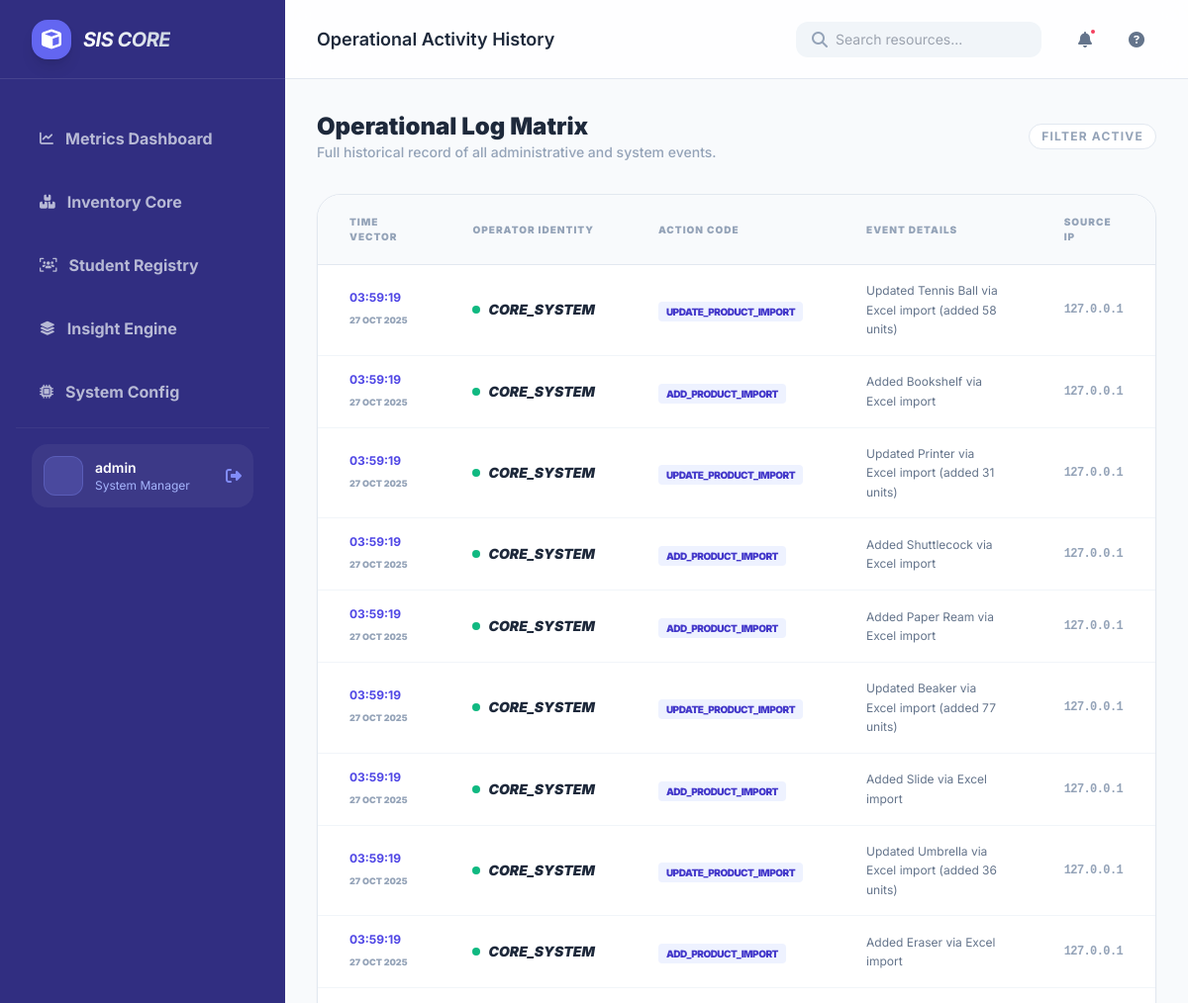
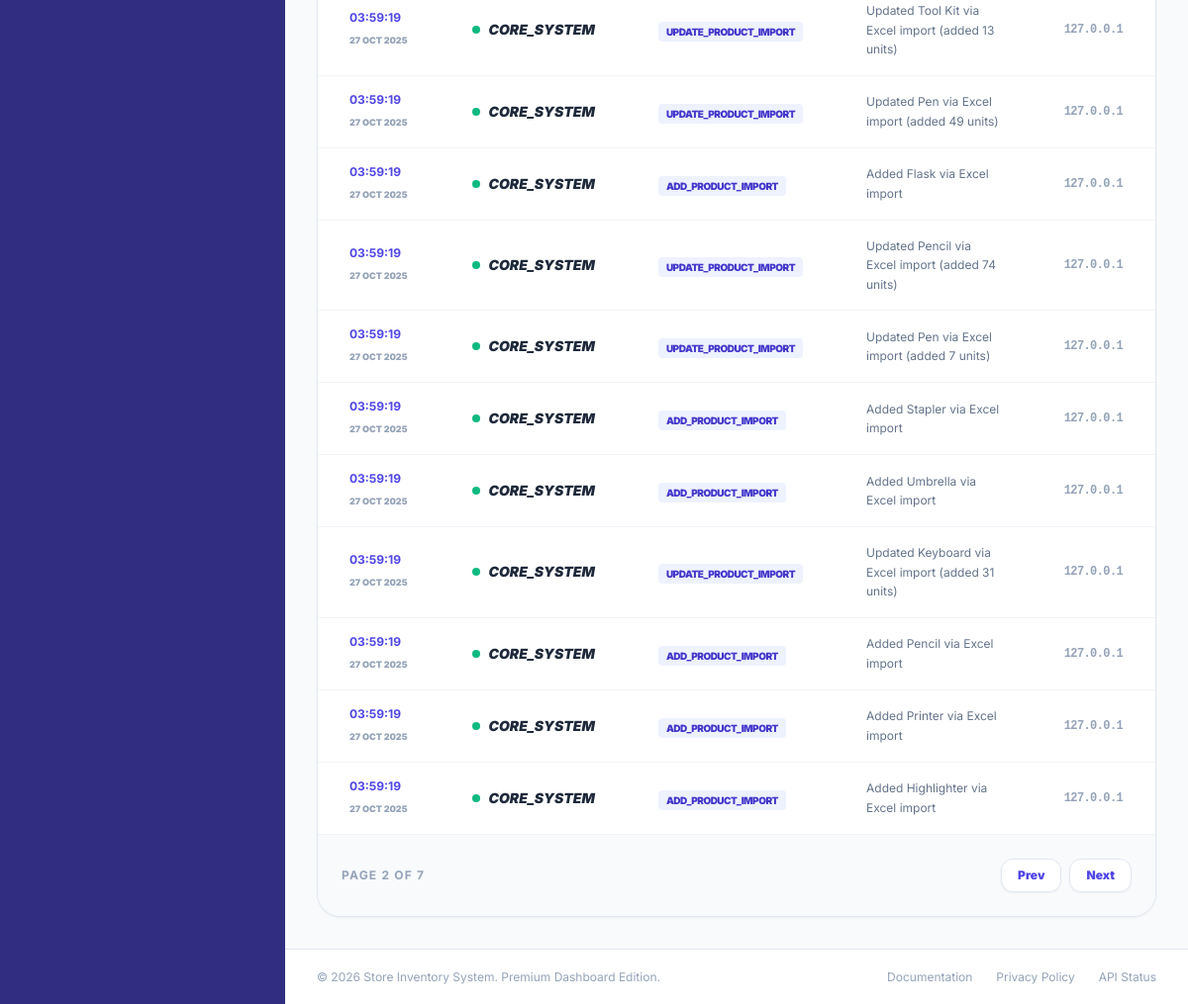
Page /activity_logs?page=2 (signed in) on the committed database (2 pictures, top to bottom).
### app.py (models this page shows)
class ActivityLog(db.Model):
    __tablename__ = 'activity_logs'
    id = db.Column(db.Integer, primary_key=True)
    user_id = db.Column(db.Integer, db.ForeignKey('users.id'), nullable=True)
    action = db.Column(db.String(100), nullable=False)
    details = db.Column(db.Text, nullable=True)
    timestamp = db.Column(db.DateTime, default=datetime.utcnow)
    ip_address = db.Column(db.String(45), nullable=True)

### app.py (the view)
@app.route('/activity_logs')
@login_required
@admin_required
def activity_logs():
    page = request.args.get('page', 1, type=int)
    logs = ActivityLog.query.order_by(ActivityLog.timestamp.desc()).paginate(page=page, per_page=20)
    return render_template('activity_logs.html', logs=logs)

### app.py (called while the page is built)
def login_required(f):
    @wraps(f)
    def decorated_function(*args, **kwargs):
        if 'user_id' not in session:
            flash('Please log in to access this page.', 'warning')
            return redirect(url_for('login', next=request.url))
        return f(*args, **kwargs)
    return decorated_function

def admin_required(f):
    @wraps(f)
    def decorated_function(*args, **kwargs):
        if 'is_admin' not in session or not session['is_admin']:
            flash('You do not have permission to access this page.', 'danger')
            return redirect('/')
        return f(*args, **kwargs)
    return decorated_function

### templates/activity_logs.html (shortened to what this page needs)
{% extends "base.html" %}
{% block header_title %}Operational Activity History{% endblock %}
{% block content %}
<div class="space-y-8">
    <div class="flex items-center justify-between">
        <div>
            <h3 class="text-2xl font-black text-slate-800">Operational Log Matrix</h3>
            <p class="text-sm text-slate-400 font-medium">Full historical record of all administrative and system events.</p>
        </div>
        <div class="flex items-center gap-3">
            <span class="text-xs font-bold text-slate-400 uppercase tracking-widest px-3 py-1 bg-white border border-slate-200 rounded-full">Filter Active</span>
        </div>
    </div>
    <div class="card-modern overflow-hidden">
        <div class="overflow-x-auto">
            <table class="w-full text-left border-collapse">
                <thead class="bg-slate-50 border-b border-slate-200">
                    <tr>
                        <th class="px-8 py-5 text-[10px] font-black text-slate-400 uppercase tracking-widest">Time Vector</th>
                        <th class="px-8 py-5 text-[10px] font-black text-slate-400 uppercase tracking-widest">Operator Identity</th>
                        <th class="px-8 py-5 text-[10px] font-black text-slate-400 uppercase tracking-widest">Action Code</th>
                        <th class="px-8 py-5 text-[10px] font-black text-slate-400 uppercase tracking-widest">Event Details</th>
                        <th class="px-8 py-5 text-[10px] font-black text-slate-400 uppercase tracking-widest">Source IP</th>
                    </tr>
                </thead>
                <tbody class="divide-y divide-slate-100">
                    {% for log in logs.items %}
                    <tr class="hover:bg-slate-50 transition-colors">
                        <td class="px-8 py-4">
                            <span class="text-xs font-bold text-indigo-600 block">{{ log.timestamp.strftime('%H:%M:%S') }}</span>
                            <span class="text-[9px] font-black text-slate-400 uppercase">{{ log.timestamp.strftime('%d %b %Y') }}</span>
                        </td>
                        <td class="px-8 py-4">
                            <div class="flex items-center gap-2">
                                <span class="w-2 h-2 rounded-full bg-emerald-500"></span>
                                <span class="text-sm font-black text-slate-800 italic">{{ log.user.username if log.user else 'CORE_SYSTEM' }}</span>
                            </div>
                        </td>
                        <td class="px-8 py-4">
                            <span class="px-2 py-1 bg-indigo-50 text-indigo-700 text-[10px] font-black rounded uppercase tracking-tighter">{{ log.action }}</span>
                        </td>
                        <td class="px-8 py-4">
                            <p class="text-xs text-slate-500 max-w-lg leading-relaxed">{{ log.details or '-' }}</p>
                        </td>
                        <td class="px-8 py-4 text-xs font-bold text-slate-400 font-mono tracking-tighter">
                            {{ log.ip_address or '0.0.0.0' }}
                        </td>
                    </tr>
                    {% endfor %}
                </tbody>
            </table>
        </div>
        <div class="p-6 bg-slate-50 border-t border-slate-100 flex items-center justify-between">
            <p class="text-xs font-bold text-slate-400 uppercase tracking-widest">Page {{ logs.page }} of {{ logs.pages }}</p>
            <div class="flex gap-2">
                {% if logs.has_prev %}
                <a href="{{ url_for('activity_logs', page=logs.prev_num) }}" class="px-4 py-2 bg-white border border-slate-200 rounded-xl text-xs font-black text-indigo-600 shadow-sm hover:bg-slate-50 transition-all">Prev</a>
                {% endif %}
                {% if logs.has_next %}
                <a href="{{ url_for('activity_logs', page=logs.next_num) }}" class="px-4 py-2 bg-white border border-slate-200 rounded-xl text-xs font-black text-indigo-600 shadow-sm hover:bg-slate-50 transition-all">Next</a>
                {% endif %}
            </div>
        </div>
    </div>
</div>
{% endblock %}

### rows in the picture
ActivityLog: timestamp "03:59:19", timestamp "27 OCT 2025", user "CORE_SYSTEM", action "UPDATE_PRODUCT_IMPORT", details "Updated Tennis Ball via Excel import (added 58 units)", ip_address "127.0.0.1"
ActivityLog: timestamp "03:59:19", timestamp "27 OCT 2025", user "CORE_SYSTEM", action "ADD_PRODUCT_IMPORT", details "Added Bookshelf via Excel import", ip_address "127.0.0.1"
ActivityLog: timestamp "03:59:19", timestamp "27 OCT 2025", user "CORE_SYSTEM", action "UPDATE_PRODUCT_IMPORT", details "Updated Printer via Excel import (added 31 units)", ip_address "127.0.0.1"
ActivityLog: timestamp "03:59:19", timestamp "27 OCT 2025", user "CORE_SYSTEM", action "ADD_PRODUCT_IMPORT", details "Added Shuttlecock via Excel import", ip_address "127.0.0.1"
ActivityLog: timestamp "03:59:19", timestamp "27 OCT 2025", user "CORE_SYSTEM", action "ADD_PRODUCT_IMPORT", details "Added Paper Ream via Excel import", ip_address "127.0.0.1"
ActivityLog: timestamp "03:59:19", timestamp "27 OCT 2025", user "CORE_SYSTEM", action "UPDATE_PRODUCT_IMPORT", details "Updated Beaker via Excel import (added 77 units)", ip_address "127.0.0.1"
ActivityLog: timestamp "03:59:19", timestamp "27 OCT 2025", user "CORE_SYSTEM", action "ADD_PRODUCT_IMPORT", details "Added Slide via Excel import", ip_address "127.0.0.1"
ActivityLog: timestamp "03:59:19", timestamp "27 OCT 2025", user "CORE_SYSTEM", action "UPDATE_PRODUCT_IMPORT", details "Updated Umbrella via Excel import (added 36 units)", ip_address "127.0.0.1"
ActivityLog: timestamp "03:59:19", timestamp "27 OCT 2025", user "CORE_SYSTEM", action "ADD_PRODUCT_IMPORT", details "Added Eraser via Excel import", ip_address "127.0.0.1"
ActivityLog: timestamp "03:59:19", timestamp "27 OCT 2025", user "CORE_SYSTEM", action "UPDATE_PRODUCT_IMPORT", details "Updated Tool Kit via Excel import (added 13 units)", ip_address "127.0.0.1"
ActivityLog: timestamp "03:59:19", timestamp "27 OCT 2025", user "CORE_SYSTEM", action "UPDATE_PRODUCT_IMPORT", details "Updated Pen via Excel import (added 49 units)", ip_address "127.0.0.1"
ActivityLog: timestamp "03:59:19", timestamp "27 OCT 2025", user "CORE_SYSTEM", action "ADD_PRODUCT_IMPORT", details "Added Flask via Excel import", ip_address "127.0.0.1"
ActivityLog: timestamp "03:59:19", timestamp "27 OCT 2025", user "CORE_SYSTEM", action "UPDATE_PRODUCT_IMPORT", details "Updated Pencil via Excel import (added 74 units)", ip_address "127.0.0.1"
ActivityLog: timestamp "03:59:19", timestamp "27 OCT 2025", user "CORE_SYSTEM", action "UPDATE_PRODUCT_IMPORT", details "Updated Pen via Excel import (added 7 units)", ip_address "127.0.0.1"
ActivityLog: timestamp "03:59:19", timestamp "27 OCT 2025", user "CORE_SYSTEM", action "ADD_PRODUCT_IMPORT", details "Added Stapler via Excel import", ip_address "127.0.0.1"
ActivityLog: timestamp "03:59:19", timestamp "27 OCT 2025", user "CORE_SYSTEM", action "ADD_PRODUCT_IMPORT", details "Added Umbrella via Excel import", ip_address "127.0.0.1"
ActivityLog: timestamp "03:59:19", timestamp "27 OCT 2025", user "CORE_SYSTEM", action "UPDATE_PRODUCT_IMPORT", details "Updated Keyboard via Excel import (added 31 units)", ip_address "127.0.0.1"
ActivityLog: timestamp "03:59:19", timestamp "27 OCT 2025", user "CORE_SYSTEM", action "ADD_PRODUCT_IMPORT", details "Added Pencil via Excel import", ip_address "127.0.0.1"
ActivityLog: timestamp "03:59:19", timestamp "27 OCT 2025", user "CORE_SYSTEM", action "ADD_PRODUCT_IMPORT", details "Added Printer via Excel import", ip_address "127.0.0.1"
ActivityLog: timestamp "03:59:19", timestamp "27 OCT 2025", user "CORE_SYSTEM", action "ADD_PRODUCT_IMPORT", details "Added Highlighter via Excel import", ip_address "127.0.0.1"

### other values in the picture
{{ session.get('username', 'Admin
                                User') }} "admin"
{{ logs.page }} "2"
{{ logs.pages }} "7"
